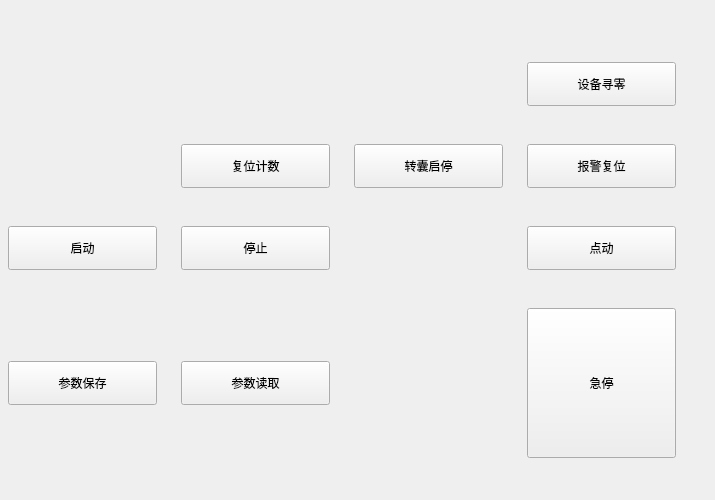
        <widget class="QWidget" name="tab_5">
         <attribute name="title">
          <string>主画面</string>
         </attribute>
         <widget class="QWidget" name="layoutWidget">
          <property name="geometry">
           <rect>
            <x>-10</x>
            <y>30</y>
            <width>706</width>
            <height>461</height>
           </rect>
          </property>
          <layout class="QGridLayout" name="gridLayout_4">
           <item row="3" column="1">
            <widget class="QPushButton" name="pb_cmdParaLoad">
             <property name="minimumSize">
              <size>
               <width>149</width>
               <height>44</height>
              </size>
             </property>
             <property name="maximumSize">
              <size>
               <width>149</width>
               <height>44</height>
              </size>
             </property>
             <property name="text">
              <string>参数读取</string>
             </property>
             <property name="checkable">
              <bool>true</bool>
             </property>
            </widget>
           </item>
           <item row="1" column="2">
            <widget class="QPushButton" name="pb_cmdRotateCtl">
             <property name="minimumSize">
              <size>
               <width>149</width>
               <height>44</height>
              </size>
             </property>
             <property name="maximumSize">
              <size>
               <width>149</width>
               <height>44</height>
              </size>
             </property>
             <property name="text">
              <string>转囊启停</string>
             </property>
             <property name="checkable">
              <bool>true</bool>
             </property>
            </widget>
           </item>
           <item row="2" column="0">
            <widget class="QPushButton" name="pb_cmdStart">
             <property name="minimumSize">
              <size>
               <width>149</width>
               <height>44</height>
              </size>
             </property>
             <property name="maximumSize">
              <size>
               <width>149</width>
               <height>44</height>
              </size>
             </property>
             <property name="text">
              <string>启动</string>
             </property>
             <property name="checkable">
              <bool>true</bool>
             </property>
            </widget>
           </item>
           <item row="1" column="3">
            <widget class="QPushButton" name="pb_cmdErrorAck">
             <property name="minimumSize">
              <size>
               <width>149</width>
               <height>44</height>
              </size>
             </property>
             <property name="maximumSize">
              <size>
               <width>149</width>
               <height>44</height>
              </size>
             </property>
             <property name="text">
              <string>报警复位</string>
             </property>
             <property name="checkable">
              <bool>true</bool>
             </property>
            </widget>
           </item>
           <item row="2" column="1">
            <widget class="QPushButton" name="pb_cmdStop">
             <property name="minimumSize">
              <size>
               <width>149</width>
               <height>44</height>
              </size>
             </property>
             <property name="maximumSize">
              <size>
               <width>149</width>
               <height>44</height>
              </size>
             </property>
             <property name="text">
              <string>停止</string>
             </property>
             <property name="checkable">
              <bool>true</bool>
             </property>
            </widget>
           </item>
           <item row="2" column="3">
            <widget class="QPushButton" name="pb_cmdJog">
             <property name="minimumSize">
              <size>
               <width>149</width>
               <height>44</height>
              </size>
             </property>
             <property name="maximumSize">
              <size>
               <width>149</width>
               <height>44</height>
              </size>
             </property>
             <property name="text">
              <string>点动</string>
             </property>
             <property name="checkable">
              <bool>true</bool>
             </property>
            </widget>
           </item>
           <item row="3" column="0">
            <widget class="QPushButton" name="pb_cmdParaSave">
             <property name="minimumSize">
              <size>
               <width>149</width>
               <height>44</height>
              </size>
             </property>
             <property name="maximumSize">
              <size>
               <width>149</width>
               <height>44</height>
              </size>
             </property>
             <property name="text">
              <string>参数保存</string>
             </property>
             <property name="checkable">
              <bool>true</bool>
             </property>
            </widget>
           </item>
           <item row="1" column="1">
            <widget class="QPushButton" name="pb_cmdResetCounter">
             <property name="minimumSize">
              <size>
               <width>149</width>
               <height>44</height>
              </size>
             </property>
             <property name="maximumSize">
              <size>
               <width>149</width>
               <height>44</height>
              </size>
             </property>
             <property name="text">
              <string>复位计数</string>
             </property>
             <property name="checkable">
              <bool>true</bool>
             </property>
            </widget>
           </item>
           <item row="3" column="3">
            <widget class="QPushButton" name="pb_cmdEStop">
             <property name="minimumSize">
              <size>
               <width>149</width>
               <height>150</height>
              </size>
             </property>
             <property name="maximumSize">
              <size>
               <width>149</width>
               <height>150</height>
              </size>
             </property>
             <property name="text">
              <string>急停</string>
             </property>
             <property name="checkable">
              <bool>true</bool>
             </property>
            </widget>
           </item>
           <item row="0" column="3">
            <widget class="QPushButton" name="pb_cmdHome">
             <property name="minimumSize">
              <size>
               <width>149</width>
               <height>44</height>
              </size>
             </property>
             <property name="maximumSize">
              <size>
               <width>149</width>
               <height>44</height>
              </size>
             </property>
             <property name="text">
              <string>设备寻零</string>
             </property>
             <property name="checkable">
              <bool>true</bool>
             </property>
            </widget>
           </item>
          </layout>
         </widget>
        </widget>
